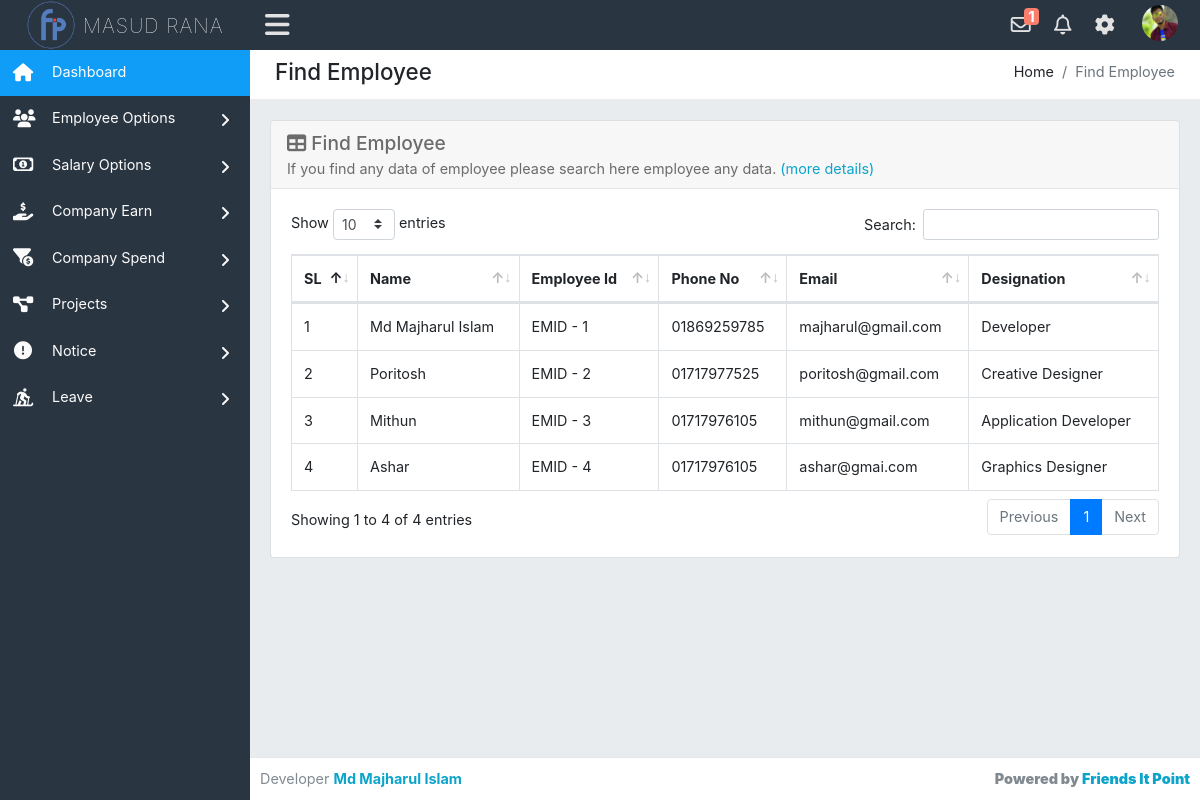
/admin/emfind.php (signed in), run on the app's committed database.
### tables this page shows
CREATE TABLE `employee_info` (
  `id` int(11) NOT NULL,
  `employee_id` int(50) NOT NULL,
  `emp_fullname` varchar(100) NOT NULL,
  `emp_mail` varchar(50) NOT NULL,
  `emp_phone` int(20) NOT NULL,
  `emp_designation` varchar(50) NOT NULL,
  `emp_salary` varchar(50) NOT NULL,
  `emp_address` varchar(100) NOT NULL,
  `emp_password` varchar(150) NOT NULL,
  `emp_bio` varchar(1000) NOT NULL,
  `profile_pic` varchar(50) NOT NULL,
  `register_timedate` timestamp NOT NULL DEFAULT current_timestamp(),
  `total_salary` varchar(100) NOT NULL
);

### admin/emfind.php (the view)
<?php require_once('header.php'); ?>
<div class="row">
    <div class="col-xl-12">
        <div class="breadcrumb-holder">
            <h1 class="main-title float-left">Find Employee</h1>
            <ol class="breadcrumb float-right">
                <li class="breadcrumb-item">Home</li>
                <li class="breadcrumb-item active">Find Employee</li>
            </ol>
            <div class="clearfix"></div>
        </div>
    </div>
</div>
<div class="row">
    <div class="col-xs-12 col-sm-12 col-md-12 col-lg-12 col-xl-12">
        <div class="card mb-3">
            <div class="card-header">
                <h3><i class="fas fa-table"></i> Find Employee</h3>
               	If you find any data of employee please search here employee any data.
                <a target="_blank" href="emAll.php">(more details)</a>
            </div>
            <div class="card-body">
                <div class="table-responsive">
                    <div id="dataTable_wrapper" class="dataTables_wrapper dt-bootstrap4 no-footer">
                    	<div class="row">
                    		<div class="col-sm-12">
                    			<table id="dataTable" class="table table-bordered table-hover display dataTable no-footer" style="width: 100%;" role="grid" aria-describedby="dataTable_info">
                        			<thead>
			                            <tr role="row">
			                            	<th class="sorting_asc" tabindex="0" aria-controls="dataTable" rowspan="1" colspan="1" aria-sort="ascending">SL
			                            	</th>
			                            	<th class="sorting" tabindex="0" aria-controls="dataTable" rowspan="1" colspan="1">Name
			                            	</th>
			                            	<th class="sorting" tabindex="0" aria-controls="dataTable" rowspan="1" colspan="1">Employee Id
			                            	</th>
			                            	<th class="sorting" tabindex="0" aria-controls="dataTable" rowspan="1" colspan="1">Phone No
			                            	</th>
			                            	<th class="sorting" tabindex="0" aria-controls="dataTable" rowspan="1" colspan="1">Email
			                            	</th>
			                            	<th class="sorting" tabindex="0" aria-controls="dataTable" rowspan="1" colspan="1">Designation
			                            	</th>
			                            </tr>
                        			</thead>
                    				<tbody>
                    					<?php
                    						$stm = $pdo->prepare('SELECT * FROM employee_info ORDER BY employee_id ASC');
                    						$stm->execute();
                    						$result = $stm->fetchAll(PDO::FETCH_ASSOC);
                    						$sl = 1;
                    						foreach($result as $row) :
                    					 ?>
				                    	<tr role="row">
				                    		<td><?php echo $sl;$sl++; ?></td>
				                    		<td><?php echo $row['emp_fullname']; ?></td>
				                    		<td>EMID - <?php echo $row['employee_id']; ?></td>
				                    		<td>0<?php echo $row['emp_phone']; ?></td>
				                    		<td><?php echo $row['emp_mail']; ?></td>
				                    		<td><?php echo $row['emp_designation']; ?></td>
				                    	</tr>
				                    <?php endforeach; ?>
				                    </tbody>
				                </table>
				            </div>
				        </div>
        			</div>
                </div>
            </div>
        </div>
    </div>
</div>
<?php require_once('footer.php'); ?>

### admin/header.php (shortened to what this page needs)
<?php require_once('../config.php'); ?>
<!DOCTYPE html>
<html lang="en">
<head>
    <link href="../assets/css/bootstrap.min.css" rel="stylesheet" type="text/css" />
    <link href="../assets/font-awesome/css/all.css" rel="stylesheet" type="text/css" />
    <link rel="stylesheet" href="../fancybox-master/dist/jquery.fancybox.min.css">
    <link rel="stylesheet" href="../livedatetime/clock.css">
    <link rel="stylesheet" href="../livedatetime/calendar.css">
    <link href='https://netdna.bootstrapcdn.com/font-awesome/3.2.1/css/font-awesome.css' rel='stylesheet' type='text/css'>
    <link rel="stylesheet" type="text/css" href="../assets/css/dataTables.bootstrap.min.css" />
    <link rel="stylesheet" type="text/css" href="../assets/plugins/datatables/datatables.min.css" />
    <link href="../assets/css/style.css" rel="stylesheet" type="text/css" />
</head>
<body class="adminbody">
    <div id="main">
        <div class="headerbar">
            <?php
                $stm = $pdo->prepare('SELECT * FROM admin_info WHERE admin_id=?');
                $stm->execute(array($_SESSION['logged_in']));
                $rslt = $stm->fetchAll(PDO::FETCH_ASSOC);
                foreach($rslt as $row) :
            ?>
            <div class="headerbar-left">
                <a href="index.php" class="logo">
                    <img alt="Logo" src="../assets/images/logo.png" />
                    <span><?php echo $row['admin_name']; ?></span>
                </a>
            </div>
            <nav class="navbar-custom">
                <ul class="list-inline float-right mb-0">
                    <li class="list-inline-item dropdown notif">
                        <a class="nav-link dropdown-toggle arrow-none" data-toggle="dropdown" href="#" aria-haspopup="false" aria-expanded="false">
                            <i class="far fa-envelope"></i>
                            <?php
                                $notify_s = $pdo->prepare('SELECT * FROM notification WHERE type=? AND status=? ORDER BY date DESC');
                                $notify_s->execute(array('salary','unread'));
                                $notify_result = $notify_s->fetchAll(PDO::FETCH_ASSOC);
                                if(count($notify_result) > 0 ) :
                             ?>
                            <span class="mycounter"><?php echo count($notify_result); ?></span>
                            <?php endif; ?>
                        </a>
                        <?php if(count($notify_result) > 0 ) :
                               foreach ($notify_result as $notifyr) :
                            ?>
                                    <?php
                                        $empname = $pdo->prepare('SELECT * FROM employee_info WHERE id=?');
                                        $empname->execute(array($notifyr['emp_id']));
                                        $emp_infos = $empname->fetchAll(PDO::FETCH_ASSOC);
                                     ?>
                        <?php endforeach; endif; ?>
                    </li>
                    <li class="list-inline-item dropdown notif">
                        <a class="nav-link dropdown-toggle arrow-none" data-toggle="dropdown" href="#" aria-haspopup="false" aria-expanded="false">
                            <i class="far fa-bell"></i>
                        </a>
                    </li>
                    <li class="list-inline-item dropdown notif">
                        <a class="nav-link dropdown-toggle arrow-none" data-toggle="dropdown" href="#" aria-haspopup="false" aria-expanded="false">
                            <i class="fas fa-cog"></i>
                        </a>
                    </li>
                    <li class="list-inline-item dropdown notif">
                        <a class="nav-link dropdown-toggle nav-user" data-toggle="dropdown" href="#" aria-haspopup="false" aria-expanded="false">
                            <?php if($row['admin_pic'] != 'avatar') : ?>
                            <img src="../uploads/<?php echo $row['admin_pic']; ?>" alt="Profile image" class="avatar-rounded">
                            <?php else : ?>
                            <img src="../assets/images/avatars/admin.png" alt="Profile image" class="avatar-rounded">
                        </a>
                        <?php endif; endforeach; ?>
                    </li>
                </ul>
                <ul class="list-inline menu-left mb-0">
                    <li class="float-left">
                        <button class="button-menu-mobile open-left">
                            <i class="fas fa-bars"></i>
                        </button>
                    </li>
                </ul>
            </nav>
        </div>
        <div class="left main-sidebar">
            <div class="sidebar-inner leftscroll">
                <div id="sidebar-menu">
                    <ul>
                        <li class="submenu">
                            <a class="active" href="index.php">
                                <i class="fas fa-home"></i>
                                <span> Dashboard </span>
                            </a>
                        </li>
                        <li class="submenu">
                            <a id="tables" href="#">
                                <i class="fas fa-users"></i>
                                <span> Employee Options </span>
                                <span class="menu-arrow"></span>
                            </a>
                        </li>
                        <li class="submenu">
                            <a id="tables" href="#">
                                <i class="far fa-money-bill-alt"></i>
                                <span> Salary Options </span>
                                <span class="menu-arrow"></span>
                            </a>
                        </li>
                        <li class="submenu">
                            <a id="tables" href="#">
                                <i class="fas fa-hand-holding-usd"></i>
                                <span> Company Earn </span>
                                <span class="menu-arrow"></span>
                            </a>
                        </li>
                        <li class="submenu">
                            <a id="tables" href="#">
                                <i class="fas fa-funnel-dollar"></i>
                                <span> Company Spend </span>
                                <span class="menu-arrow"></span>
                            </a>
                        </li>
                        <li class="submenu">
                            <a id="tables" href="#">
                                <i class="fas fa-project-diagram"></i>
                                <span> Projects </span>
                                <span class="menu-arrow"></span>
                            </a>
                        </li>
                        <li class="submenu">
                            <a id="tables" href="#">
                                <i class="fas fa-exclamation-circle"></i>
                                <span> Notice </span>
                                <span class="menu-arrow"></span>
                            </a>
                        </li>
                        <li class="submenu">
                            <a id="tables" href="#">
                                <i class="fas fa-skiing-nordic"></i>
                                <span> Leave </span>
                                <span class="menu-arrow"></span>
                            </a>
                        </li>
                    </ul>
                </div>
            </div>
        </div>
        <div class="content-page">
            <div class="content">
                <div class="container-fluid">

### livedatetime/clock.css (style rules this page uses)
* { margin: 0; padding: 0; box-sizing: border-box; }

### data on the page
employee_info: emp_fullname "Md Majharul Islam", employee "1", emp_phone "1869259785", emp_mail "majharul@gmail.com", emp_designation "Developer"
employee_info: emp_fullname "Poritosh", employee "2", emp_phone "1717977525", emp_mail "poritosh@gmail.com", emp_designation "Creative Designer"
employee_info: emp_fullname "Mithun", employee "3", emp_phone "1717976105", emp_mail "mithun@gmail.com", emp_designation "Application Developer"
employee_info: emp_fullname "Ashar", employee "4", emp_phone "1717976105", emp_mail "ashar@gmai.com", emp_designation "Graphics Designer"

### other printed values
$row['admin_name'] "MASUD RANA"
count($notify_result) "1"
